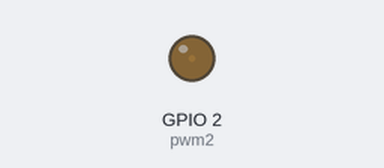
Recording of a program running on a simulated ESP32 board running MicroPython. On the bench: output pins drawn as LEDs (lit = HIGH).

Above: at 0.05 s.
At 1.25 s:
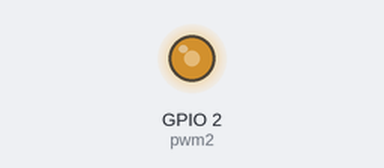
At 1.85 s:
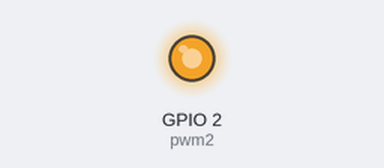
At 3.7 s:
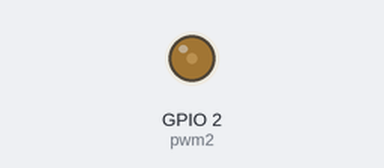
Timing chart, 0 to 5.4 s (numbered marks = the images above):
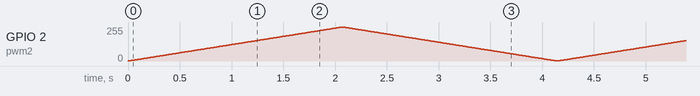

The program:

pwm.py
```python
from machine import Pin, PWM
import time

pwm2 = PWM(Pin(2))

pwm2.freq(1000)

while True:
    # 1.从不亮变亮
    for i in range(0, 1024, 1):
        pwm2.duty(i)
        time.sleep_ms(2)
    # 1.从不亮变亮
    for i in range(1023, -1, -1):
        pwm2.duty(i)
        time.sleep_ms(2)
```
